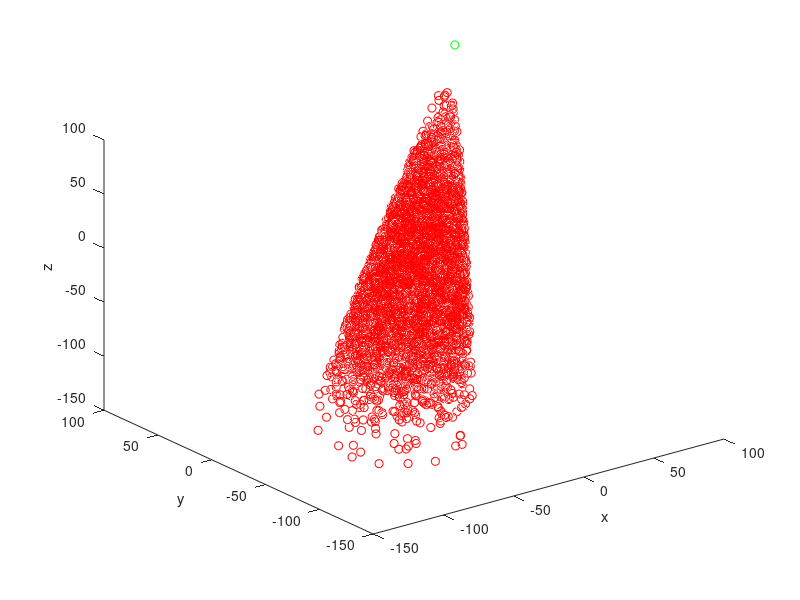

MATLAB code for this plot:
clc;
close all;
clear all;
xt = [0,0,0]';
z = [100,100,100]';
y = [100,100,100]';

N=100000;
X = 50*randn(3,N)

x = [];
l = 1.01;
u = 0.0;
n = 0.99;
for i=1:length(X)
    xx = X(:,i);
%     if (y - l*(z-xx))'*(y - u*(z-xx))<0
%         x=[x,xx];
%     end
    if (z-xt)'*(z - xx) > n*sqrt((z-xt)'*(z-xt)*(z - xx)'*(z - xx))
        x=[x,xx];
    end
end

figure()
plot3(x(1,:),x(2,:),x(3,:),'ro');hold on
plot3(z(1),z(2),z(3),'go')
xlabel('x')
ylabel('y')
zlabel('z')


% xt = [100,0,0]'
% (y - l*(z-xt))'*(y - u*(z-xt))